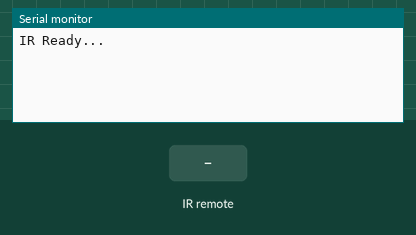
The sketch below on a simulated Arduino Uno, built with avr-gcc and run on an emulated ATmega328P. Parts: the last lines printed to the serial monitor. The test bench sets the inputs (shaded band).

Above: at 1.2 s.
1.3 s: infrared code 0xBA45FF00 received
At 2.5 s:
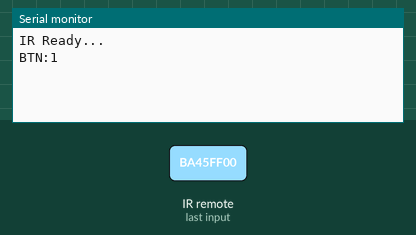
2.8 s: infrared code 0xB946FF00 received
At 3.7 s:
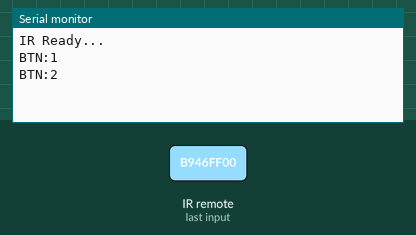

The sketch:

opdr9_ir_arduino_remote_handler.ino
```cpp
// Opdracht 9 - Nina Schrauwen
// Beschrijving: IR signalen worden gekoppeld aan de knoppen op de afstandsbediening, deze worden doorgestuurd naar de Pi via seriële communicatie
#include <IRremote.hpp>

// Definieer constante variabele (IR receiver pin)
const int RECV_PIN = 2;

void setup() {
  // Start seriële communicatie
  Serial.begin(9600);
  // Start de IR receiver
  IrReceiver.begin(RECV_PIN, ENABLE_LED_FEEDBACK);
  Serial.println("IR Ready...");
}

// Hoofdlus functie om IR codes te kunnen ontvangen, verwerken en versturen naar de Raspberry Pi
void loop() {
  // Als er een signaal ontvangen wordt door de IR receiver
  if (IrReceiver.decode()) {
    // Zet het signaal om naar een HEX formaat
    uint32_t rawCode = IrReceiver.decodedIRData.decodedRawData;

    // Match de HEX codes met de knop nummers op de remote
    // Deze HEX code komt overeen met de eerste knop, print het bericht
    if (rawCode == 0xBA45FF00) {
      Serial.println("BTN:1");
    // Deze HEX code komt overeen met de tweede knop, print het bericht
    } else if (rawCode == 0xB946FF00) {
      Serial.println("BTN:2");
    // Deze HEX code komt overeen met de derde knop, print het bericht
    } else if (rawCode == 0xB847FF00) {
      Serial.println("BTN:3");
    // Deze HEX code komt overeen met de vierde knop, print het bericht
    } else if (rawCode == 0xBB44FF00) {
      Serial.println("BTN:4");
    // Bericht komt niet overeen met knop 1 tm 4 dus is het een onbekende knop, print het bericht met de onbekende HEX code
    } else {
      Serial.print("Unknown code: 0x");
      Serial.println(rawCode, HEX);
    }

    // Zet IR receiver klaar om een nieuw signaal te ontvangen, met cooldown om herhaalde invoer te voorkomen.
    IrReceiver.resume();
    delay(200);
  }
}
```

Measured:
- after the input at 1.3 s, the serial monitor: prints a new line at once (image 1)
- after the input at 2.8 s, the serial monitor: prints a new line at once (image 2)
